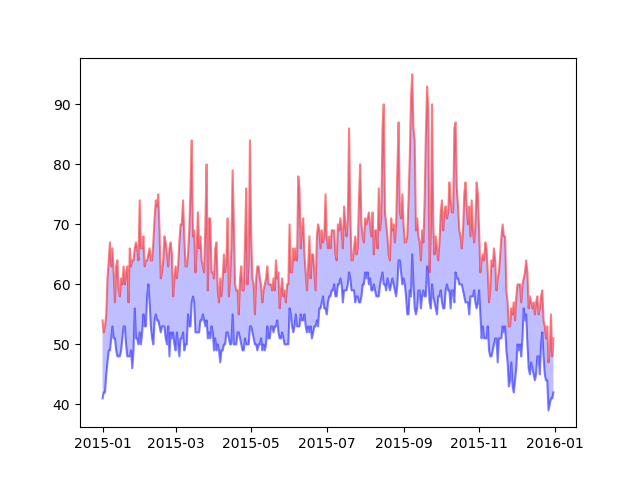

Recreate this plot in Python.
import csv
from matplotlib import pyplot as plt
from datetime import datetime

filename = 'temperature.csv'

with open(filename, 'r') as f:
    reader = csv.reader(f)
    header = next(reader)
    print(header)

    dates, low_temps, high_temps = [], [], []

    for row in reader:
        try:
            high_temp = int(row[4])
            low_temp = int(row[5])
            date = datetime.strptime(row[2], '%Y-%m-%d')
        except ValueError:
            print('error')
        else:
            high_temps.append(high_temp)
            low_temps.append(low_temp)
            dates.append(date)

fig = plt.figure(dpi=128, figsize=(10, 6))
plt.plot(dates, high_temps, c='red', alpha=0.5)
plt.plot(dates, low_temps, c='blue', alpha=0.5)
plt.fill_between(dates, high_temps, low_temps,\
                 facecolor='blue', alpha=0.25) 
plt.show()
